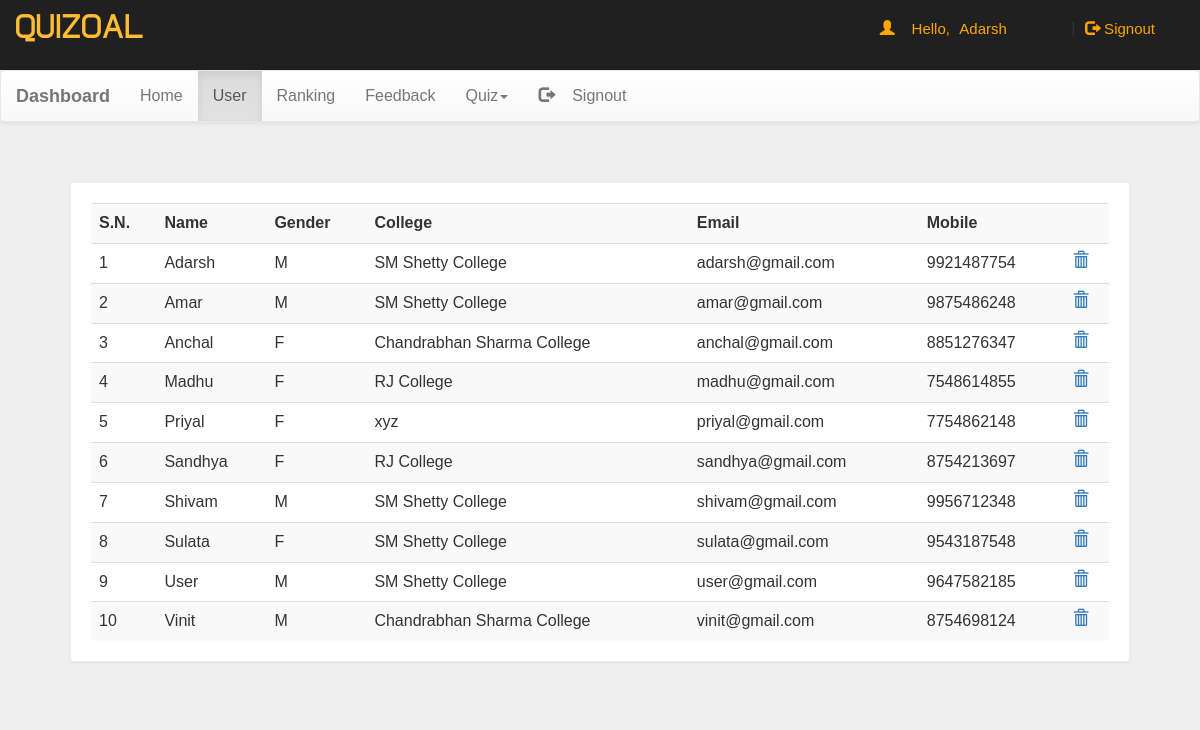
/dash.php?q=1 (signed in), run on the app's committed database.
### tables this page shows
CREATE TABLE `user` (
  `name` varchar(50) NOT NULL,
  `gender` varchar(5) NOT NULL,
  `college` varchar(100) NOT NULL,
  `email` varchar(50) NOT NULL PRIMARY KEY,
  `mob` bigint(20) NOT NULL,
  `password` varchar(50) NOT NULL
);

### dash.php (the view, shortened to what this page needs)
<!DOCTYPE html PUBLIC "-//W3C//DTD XHTML 1.0 Transitional//EN" "http://www.w3.org/TR/xhtml1/DTD/xhtml1-transitional.dtd">
<html xmlns="http://www.w3.org/1999/xhtml">
<head>
<link  rel="stylesheet" href="css/bootstrap.min.css"/>
 <link  rel="stylesheet" href="css/bootstrap-theme.min.css"/>
 <link rel="stylesheet" href="css/main.css">
 <link  rel="stylesheet" href="css/font.css">
</head>
<body  style="background:#eee;">
<div class="header">
<div class="row">
<div class="col-lg-6">
<span class="logo">QUIZOAL</span></div>
<?php
 include_once 'dbConnection.php';
  if(!(isset($_SESSION['email']))){
header("location:index.php");
}
else
{
$name = $_SESSION['name'];;
echo '<span class="pull-right top title1" ><span class="log1"><span class="glyphicon glyphicon-user" aria-hidden="true"></span>&nbsp;&nbsp;&nbsp;&nbsp;Hello,</span> <a href="account.php" class="log log1">'.$name.'</a>&nbsp;|&nbsp;<a href="logout.php?q=account.php" class="log"><span class="glyphicon glyphicon-log-out" aria-hidden="true"></span>&nbsp;Signout</button></a></span>';
}?>
</div></div>
<nav class="navbar navbar-default title1">
  <div class="container-fluid">
    <div class="navbar-header">
      <a class="navbar-brand" href="dash.php?q=0"><b>Dashboard</b></a>
    </div>
    <div class="collapse navbar-collapse" id="bs-example-navbar-collapse-1">
      <ul class="nav navbar-nav">
        <li <?php if(@$_GET['q']==0) echo'class="active"'; ?>><a href="dash.php?q=0">Home<span class="sr-only">(current)</span></a></li>
        <li <?php if(@$_GET['q']==1) echo'class="active"'; ?>><a href="dash.php?q=1">User</a></li>
		<li <?php if(@$_GET['q']==2) echo'class="active"'; ?>><a href="dash.php?q=2">Ranking</a></li>
		<li <?php if(@$_GET['q']==3) echo'class="active"'; ?>><a href="dash.php?q=3">Feedback</a></li>
        <li class="dropdown <?php if(@$_GET['q']==4 || @$_GET['q']==5) echo'active"'; ?>">
          <a href="#" class="dropdown-toggle" data-toggle="dropdown" role="button" aria-haspopup="true" aria-expanded="false">Quiz<span class="caret"></span></a>
        </li><li class="pull-right"> <a href="logout.php?q=account.php"><span class="glyphicon glyphicon-log-out" aria-hidden="true"></span>&nbsp;&nbsp;&nbsp;&nbsp;Signout</a></li>
      </ul>
          </div>
  </div>
</nav>
<div class="container">
<div class="row">
<div class="col-md-12">
<?php if(@$_GET['q']==1) {
$result = mysqli_query($con,"SELECT * FROM user") or die('Error');
echo  '<div class="panel"><div class="table-responsive"><table class="table table-striped title1">
<tr><td><b>S.N.</b></td><td><b>Name</b></td><td><b>Gender</b></td><td><b>College</b></td><td><b>Email</b></td><td><b>Mobile</b></td><td></td></tr>';
$c=1;
while($row = mysqli_fetch_array($result)) {
	$name = $row['name'];
	$mob = $row['mob'];
	$gender = $row['gender'];
    $email = $row['email'];
	$college = $row['college'];
	echo '<tr><td>'.$c++.'</td><td>'.$name.'</td><td>'.$gender.'</td><td>'.$college.'</td><td>'.$email.'</td><td>'.$mob.'</td>
	<td><a title="Delete User" href="update.php?demail='.$email.'"><b><span class="glyphicon glyphicon-trash" aria-hidden="true"></span></b></a></td></tr>';
}
echo '</table></div></div>';
}?>
</div>
</div></div>
</body>
</html>

### css/main.css (style rules this page uses)
body { overflow-x:hidden; width:100%; font: 15px "Century Gothic", "Times Roman", sans-serif; background:#997de1; min-height:550px; background-attachment:fixed; }
.panel { border-color:#eee; margin:40px; padding:20px; font: 15px "Century Gothic", "Times Roman", sans-serif; }
.header { background:#202020; height:70px; }
.logo { font-family:'typo'; font-size:35px; color:#ffbb33; margin:15px; }
.title1 { font: 16px "Century Gothic", "Times Roman", sans-serif; }
.top { margin-top:20px; }
.log1 { font: 15px 'Ubuntu', sans-serif; color:orange; margin-left:10px; }
.log { margin:10px; margin-right:60px; margin-left:5px; color:orange; text-decoration:none; font-size:20px; font-size:15px; }

### data on the page
user: name "Adarsh", gender "M", college "SM Shetty College", email "adarsh@gmail.com", mob "9921487754"
user: name "Amar", gender "M", college "SM Shetty College", email "amar@gmail.com", mob "9875486248"
user: name "Anchal", gender "F", college "Chandrabhan Sharma College", email "anchal@gmail.com", mob "8851276347"
user: name "Madhu", gender "F", college "RJ College", email "madhu@gmail.com", mob "7548614855"
user: name "Priyal", gender "F", college "xyz", email "priyal@gmail.com", mob "7754862148"
user: name "Sandhya", gender "F", college "RJ College", email "sandhya@gmail.com", mob "8754213697"
user: name "Shivam", gender "M", college "SM Shetty College", email "shivam@gmail.com", mob "9956712348"
user: name "Sulata", gender "F", college "SM Shetty College", email "sulata@gmail.com", mob "9543187548"
user: name "User", gender "M", college "SM Shetty College", email "user@gmail.com", mob "9647582185"
user: name "Vinit", gender "M", college "Chandrabhan Sharma College", email "vinit@gmail.com", mob "8754698124"

### other printed values
$name "Adarsh"
